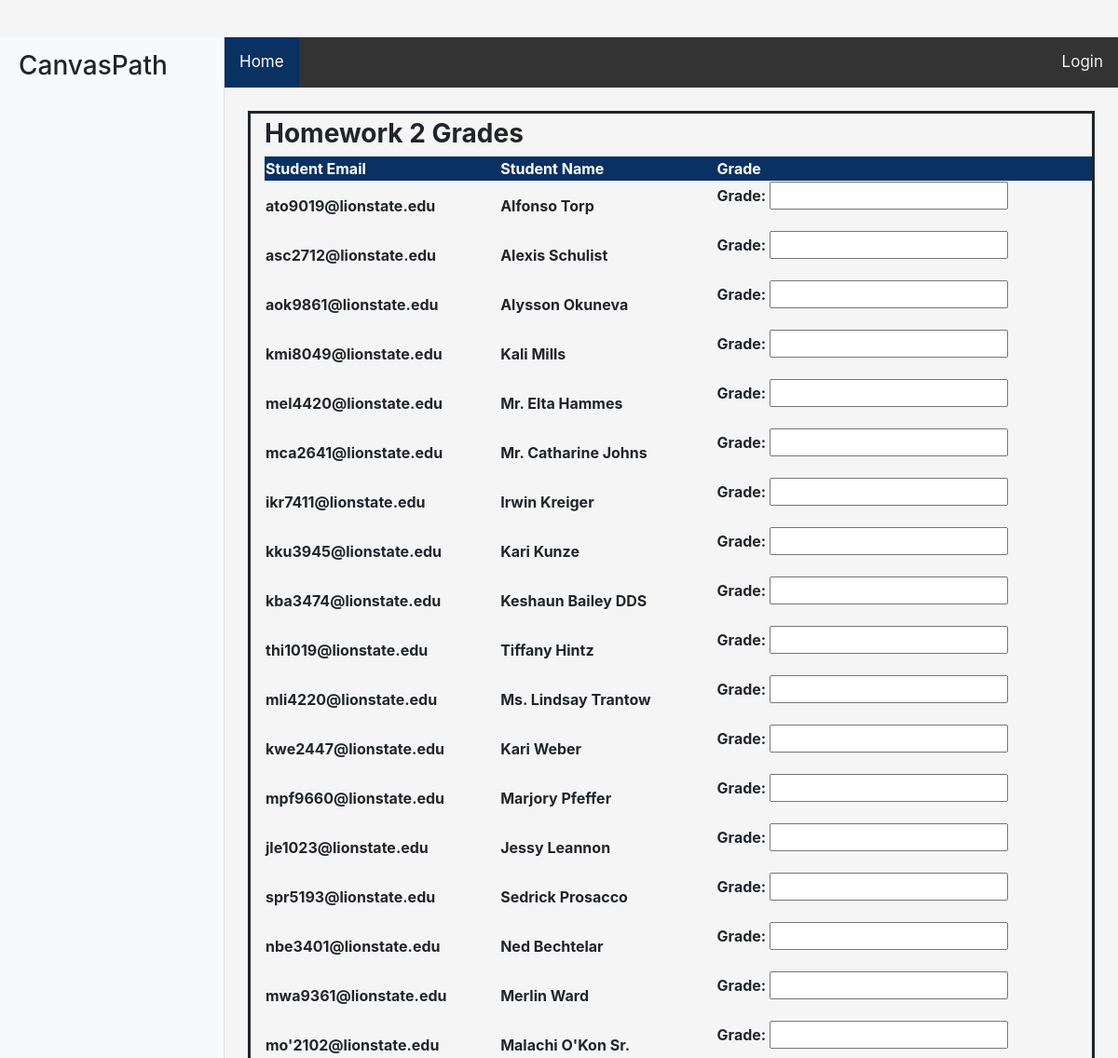
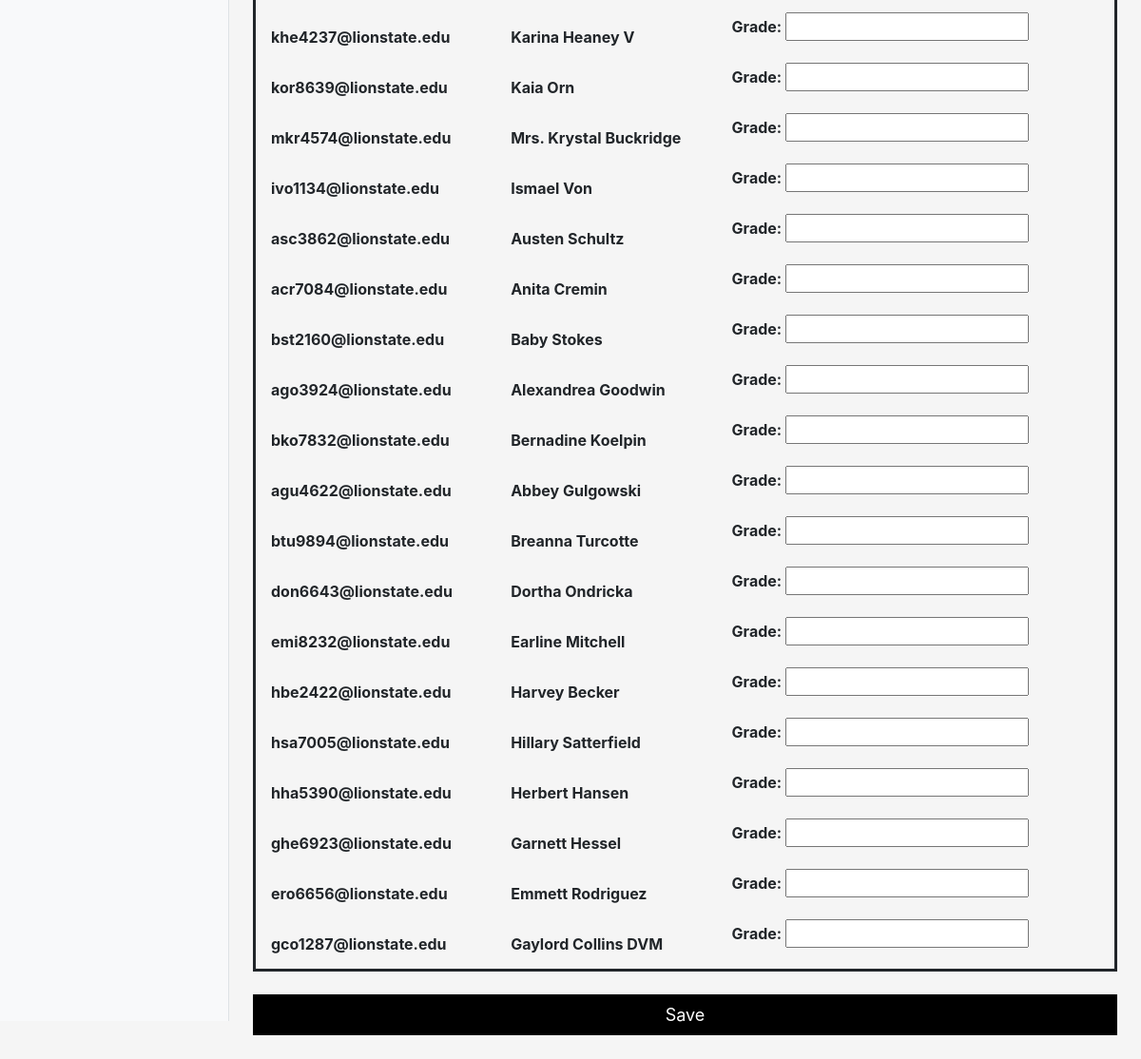
Screenshot of /homeworks/107/ with the database file from the repository (2 pictures, top to bottom).
### courses/models.py (models this page shows, shortened)
class Homework(models.Model):
    course = models.ForeignKey("courses.Course", on_delete=models.CASCADE,)
    section = models.ForeignKey("courses.Section", on_delete=models.CASCADE,)
    hw_no = models.PositiveSmallIntegerField()
    hw_details = models.CharField(max_length=250)
    class Meta:
        unique_together = (("course", "section", "hw_no"),)

class HomeworkGrade(models.Model):
    student = models.ForeignKey("courses.Student", on_delete=models.CASCADE)
    course = models.ForeignKey("courses.Course", on_delete=models.CASCADE)
    section = models.ForeignKey("courses.Section", on_delete=models.CASCADE)
    homework = models.ForeignKey("courses.Homework", on_delete=models.CASCADE)
    grade = models.FloatField(null=True)
    class Meta:
        unique_together = (("student", "course", "section", "homework"),)

class Student(models.Model):
    name = models.CharField(max_length=25)
    age = models.PositiveSmallIntegerField()
    gender = models.CharField(max_length=6)
    major = models.CharField(max_length=25)
    street = models.CharField(max_length=25)
    zipcode = models.ForeignKey("courses.Zipcode", on_delete=models.DO_NOTHING)
    phone = models.CharField(max_length=10)
    user = models.OneToOneField(User, on_delete=models.CASCADE)

### courses/views.py (the view, shortened to what this page needs)
# urls.py: path('homeworks/<int:pk>/', HomeworkDetail.as_view(), name="hw-detail"),
class HomeworkDetail(View):
    def get(self, request, pk):
        homework = Homework.objects.get(id=pk)
        hw_grades = HomeworkGrade.objects.filter(homework=homework)
        hw_grade_formset = HomeworkGradeFormset(instance=homework)
        hw_grades = zip(hw_grades, hw_grade_formset)
        return render(request, "hw_detail.html", {"homework": homework, "hw_grades": hw_grades, "hw_grade_formset":
                                                  hw_grade_formset})

### courses/templates/hw_detail.html (shortened to what this page needs)
{% extends 'base.html' %}
{% block content %}
    <form method="post">
        <div style="border-style: solid; padding-left: 15px; padding-top: 5px;">
        <h3> <b>Homework {{ homework.hw_no }} Grades</b></h3>
        <table style="width: 100%";>
            <tr style="background-color: #093162;">
                <th style="color: white";>Student Email</th>
                <th style="color: white";>Student Name</th>
                <th style="color: white";>Grade</th>
            </tr>
        {% for hw_grade in hw_grades %}
            <tr>
                <th>{{ hw_grade.0.student.user.email }}</th>
                <th>{{ hw_grade.0.student.name }}</th>
                <th>{{ hw_grade.1.as_p }}</th>
            </tr>
        {% endfor %}
        </table>
        </div>
        <br>
        <button type="submit">Save</button>
    </form>
{% endblock content %}

### courses/templates/base.html (shortened to what this page needs)
{% load static %}
<!DOCTYPE html>
<html lang="en"><head><meta http-equiv="Content-Type" content="text/html; charset=UTF-8">
    <link href="{% static 'css/bootstrap.min.css' %}" rel="stylesheet" type="text/css">
    <link href="{% static 'css/login.css' %}" rel="stylesheet" type="text/css">
    <link href="{% static 'css/sidebar.css' %}" rel="stylesheet", type="text/css">
    <link href="{% static 'css/navbar.css' %}" rel="stylesheet", type="text/css">
    <link href="{% static 'css/profile.css' %}" rel="stylesheet", type="text/css">
    <link href="{% static 'css/coursecard.css' %}" rel="stylesheet", type="text/css">
  </head>
<body>
    <div class="bg-light border-right" id="sidebar-wrapper">
        <div class="sidebar-heading"><h3>CanvasPath</h3> </div>
    </div>
    <div id="page-content-wrapper">
     <div class="topnav">
      <a class="active" href="{% url 'home' %}">Home</a>
      <div class="topnav-right">
          {% if user.is_authenticated %}
              <a href="{%  url 'profile' %}">Profile</a>
            <a href="{% url 'logout' %}">Logout</a>
          {% else %}
            <a href="{% url 'login' %}">Login</a>
          {% endif %}
      </div>
    </div>
      <div class="container-fluid" style="padding-top: 25px; padding-left: 25px; padding-right: 25px; padding-bottom: 25px;">
        {% block content %} {% endblock content %}
      </div>
    </div>
</body>
</html>

### static/css/login.css (style rules this page uses)
html, body { height: 100%; }

### static/css/sidebar.css (style rules this page uses)
body { overflow-x: hidden; }
#sidebar-wrapper { min-height: 100vh; margin-left: -15rem; -webkit-transition: margin .25s ease-out; -moz-transition: margin .25s ease-out; -o-transition: margin .25s ease-out; transition: margin .25s ease-out; }
#sidebar-wrapper .sidebar-heading { padding: 0.875rem 1.25rem; font-size: 1.2rem; }
#page-content-wrapper { min-width: 100vw; }
@media (min-width: 768px) { #sidebar-wrapper { margin-left: 0; } }
@media (min-width: 768px) { #page-content-wrapper { min-width: 0; width: 100%; } }

### static/css/navbar.css (style rules this page uses)
.topnav { background-color: #333; overflow: hidden; }
.topnav a { float: left; color: #f2f2f2; text-align: center; padding: 14px 16px; text-decoration: none; font-size: 17px; }
.topnav a.active { background-color: #093162; color: white; }
.topnav-right { float: right; }

### static/css/profile.css (style rules this page uses)
button { border: none; outline: 0; display: inline-block; padding: 8px; color: white; background-color: #000; text-align: center; cursor: pointer; width: 100%; font-size: 18px; }
a { text-decoration: none; font-size: 22px; color: black; }

### rows the page displays
Homework: hw_no "2"
HomeworkGrade: student.email "ato9019@lionstate.edu", student.name "Alfonso Torp"
HomeworkGrade: student.email "asc2712@lionstate.edu", student.name "Alexis Schulist"
HomeworkGrade: student.email "aok9861@lionstate.edu", student.name "Alysson Okuneva"
HomeworkGrade: student.email "kmi8049@lionstate.edu", student.name "Kali Mills"
HomeworkGrade: student.email "mel4420@lionstate.edu", student.name "Mr. Elta Hammes"
HomeworkGrade: student.email "mca2641@lionstate.edu", student.name "Mr. Catharine Johns"
HomeworkGrade: student.email "ikr7411@lionstate.edu", student.name "Irwin Kreiger"
HomeworkGrade: student.email "kku3945@lionstate.edu", student.name "Kari Kunze"
HomeworkGrade: student.email "kba3474@lionstate.edu", student.name "Keshaun Bailey DDS"
HomeworkGrade: student.email "thi1019@lionstate.edu", student.name "Tiffany Hintz"
HomeworkGrade: student.email "mli4220@lionstate.edu", student.name "Ms. Lindsay Trantow"
HomeworkGrade: student.email "kwe2447@lionstate.edu", student.name "Kari Weber"
HomeworkGrade: student.email "mpf9660@lionstate.edu", student.name "Marjory Pfeffer"
HomeworkGrade: student.email "jle1023@lionstate.edu", student.name "Jessy Leannon"
HomeworkGrade: student.email "spr5193@lionstate.edu", student.name "Sedrick Prosacco"
HomeworkGrade: student.email "nbe3401@lionstate.edu", student.name "Ned Bechtelar"
HomeworkGrade: student.email "mwa9361@lionstate.edu", student.name "Merlin Ward"
HomeworkGrade: student.email "mo'2102@lionstate.edu", student.name "Malachi O'Kon Sr."
HomeworkGrade: student.email "khe4237@lionstate.edu", student.name "Karina Heaney V"
HomeworkGrade: student.email "kor8639@lionstate.edu", student.name "Kaia Orn"
HomeworkGrade: student.email "mkr4574@lionstate.edu", student.name "Mrs. Krystal Buckridge"
HomeworkGrade: student.email "ivo1134@lionstate.edu", student.name "Ismael Von"
HomeworkGrade: student.email "asc3862@lionstate.edu", student.name "Austen Schultz"
HomeworkGrade: student.email "acr7084@lionstate.edu", student.name "Anita Cremin"
HomeworkGrade: student.email "bst2160@lionstate.edu", student.name "Baby Stokes"
HomeworkGrade: student.email "ago3924@lionstate.edu", student.name "Alexandrea Goodwin"
HomeworkGrade: student.email "bko7832@lionstate.edu", student.name "Bernadine Koelpin"
HomeworkGrade: student.email "agu4622@lionstate.edu", student.name "Abbey Gulgowski"
HomeworkGrade: student.email "btu9894@lionstate.edu", student.name "Breanna Turcotte"
HomeworkGrade: student.email "don6643@lionstate.edu", student.name "Dortha Ondricka"
HomeworkGrade: student.email "emi8232@lionstate.edu", student.name "Earline Mitchell"
HomeworkGrade: student.email "hbe2422@lionstate.edu", student.name "Harvey Becker"
HomeworkGrade: student.email "hsa7005@lionstate.edu", student.name "Hillary Satterfield"
HomeworkGrade: student.email "hha5390@lionstate.edu", student.name "Herbert Hansen"
HomeworkGrade: student.email "ghe6923@lionstate.edu", student.name "Garnett Hessel"
HomeworkGrade: student.email "ero6656@lionstate.edu", student.name "Emmett Rodriguez"
HomeworkGrade: student.email "gco1287@lionstate.edu", student.name "Gaylord Collins DVM"
